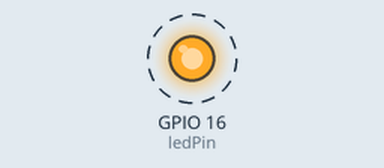
Recording of a sketch running on a simulated ESP32. On the bench: output pins drawn as LEDs (lit = HIGH). Dashed ring = blinking. WiFi joins after 1.5 s; servers stay silent unless stated; what the sketch prints to the serial monitor is not drawn.

Above: at 1.7 s.
Timing chart, 0 to 4.5 s (numbered marks = the images above):
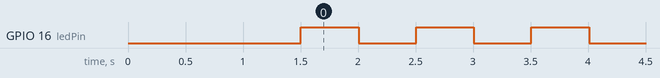

The sketch:

Lesson_17_Wi-Fi_OTA.ino
```cpp
#include <WiFi.h>
#include <AsyncTCP.h>
#include <ESPAsyncWebServer.h>
#include <AsyncElegantOTA.h>

const char ssid[] = "YourWiFiName";
const char password[] = "YourWiFiPassword";

AsyncWebServer server(80);

unsigned long lastMillis = 0;
int ledPin = 16;
int ledState = LOW;

void setup() {
  pinMode(ledPin, OUTPUT);

  Serial.begin(115200);

  WiFi.mode(WIFI_STA);
  WiFi.begin(ssid, password);
  Serial.println("");

  // Wait for connection
  while (WiFi.status() != WL_CONNECTED) {
    delay(500);
    Serial.print(".");
  }

  Serial.println("");
  Serial.print("Connected to ");
  Serial.println(ssid);
  Serial.print("IP address: ");
  Serial.println(WiFi.localIP());

  server.on("/", HTTP_GET, [](AsyncWebServerRequest *request) {
    request->send(200, "text/plain", "Hi! I am ESP32.");
  });

  AsyncElegantOTA.begin(&server); // Start ElegantOTA
  server.begin();

  Serial.println("HTTP server started");
}

void loop() {
  if(millis() - lastMillis > 500){
    lastMillis = millis();

    ledState = not(ledState);
    digitalWrite(ledPin, ledState);
  }
}
```

Measured:
- by itself, GPIO 16 (ledPin): alternates HIGH for 0.50 s and LOW for 0.50 s
